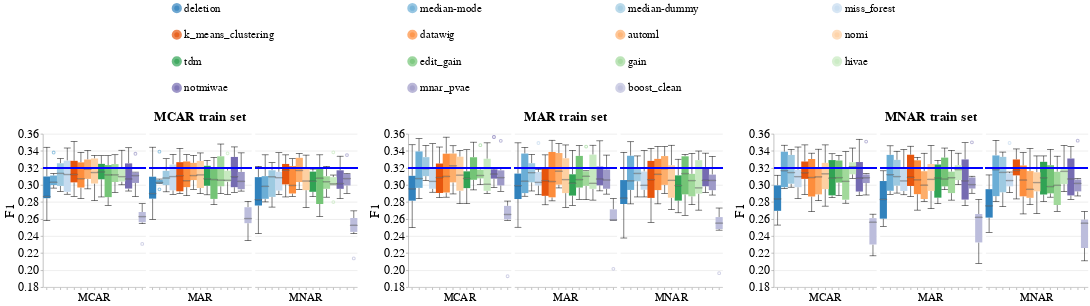

The code cell stored with this chart in its notebook:
### Code cell
create_box_plots_for_diff_imputers_v2(dataset_name=DATASET_NAME,
                                      model_name='lgbm_clf',
                                      metric_name='f1',
                                      db_client=db_client)

### Figure 1 — Vega-Lite specification as saved in the notebook (floating-point values rounded to 4 significant figures; data arrays with more than 128 entries replaced by an {"elided": "..."} marker saying what was removed)
{"config": {"view": {"continuousWidth": 400, "continuousHeight": 300, "stroke": null}, "axis": {"labelFontSize": 24, "labelFontWeight": "normal", "titleFontSize": 26, "titleFontWeight": "normal"}, "facet": {"spacing": 5}, "header": {"labelFontSize": 22, "labelOrient": "bottom", "labelPadding": 5, "titleFontSize": 26}, "legend": {"columns": 4, "direction": "horizontal", "labelFontSize": 22, "labelLimit": 400, "orient": "top", "symbolOffset": 250, "symbolStrokeWidth": 10, "titleAnchor": "middle", "titleFontSize": 24, "titleLimit": 300}, "title": {"fontSize": 26}}, "hconcat": [{"data": {"name": "data-16597822ed66829f5aa128af69dd34f2"}, "facet": {"column": {"field": "Test_Injection_Strategy", "sort": ["MCAR", "MAR", "MNAR"], "title": "MCAR train set", "type": "nominal"}}, "spec": {"layer": [{"mark": {"type": "boxplot", "median": {"stroke": "black", "strokeWidth": 0.7}, "ticks": true}, "encoding": {"color": {"field": "Null_Imputer_Name", "scale": {"scheme": "category20c"}, "sort": ["deletion", "median-mode", "median-dummy", "miss_forest", "k_means_clustering", "datawig", "automl", "nomi", "tdm", "edit_gain", "gain", "hivae", "notmiwae", "mnar_pvae"], "title": null, "type": "nominal"}, "x": {"axis": {"labels": false}, "field": "Null_Imputer_Name", "sort": ["deletion", "median-mode", "median-dummy", "miss_forest", "k_means_clustering", "datawig", "automl", "nomi", "tdm", "edit_gain", "gain", "hivae", "notmiwae", "mnar_pvae"], "title": null, "type": "nominal"}, "y": {"field": "Metric_Value", "scale": {"zero": false}, "title": "F1", "type": "quantitative"}}}, {"mark": "rule", "encoding": {"color": {"value": "blue"}, "size": {"value": 2}, "y": {"field": "Baseline_Median", "type": "quantitative"}}}], "width": 200}}, {"data": {"name": "data-72ea94f2047e1b15919035a5ccdba1cd"}, "facet": {"column": {"field": "Test_Injection_Strategy", "sort": ["MCAR", "MAR", "MNAR"], "title": "MAR train set", "type": "nominal"}}, "spec": {"layer": [{"mark": {"type": "boxplot", "median": {"stroke": "black", "strokeWidth": 0.7}, "ticks": true}, "encoding": {"color": {"field": "Null_Imputer_Name", "scale": {"scheme": "category20c"}, "sort": ["deletion", "median-mode", "median-dummy", "miss_forest", "k_means_clustering", "datawig", "automl", "nomi", "tdm", "edit_gain", "gain", "hivae", "notmiwae", "mnar_pvae"], "title": null, "type": "nominal"}, "x": {"axis": {"labels": false}, "field": "Null_Imputer_Name", "sort": ["deletion", "median-mode", "median-dummy", "miss_forest", "k_means_clustering", "datawig", "automl", "nomi", "tdm", "edit_gain", "gain", "hivae", "notmiwae", "mnar_pvae"], "title": null, "type": "nominal"}, "y": {"field": "Metric_Value", "scale": {"zero": false}, "title": "F1", "type": "quantitative"}}}, {"mark": "rule", "encoding": {"color": {"value": "blue"}, "size": {"value": 2}, "y": {"field": "Baseline_Median", "type": "quantitative"}}}], "width": 200}}, {"data": {"name": "data-455a58eb5e662c82478cba73c03f8960"}, "facet": {"column": {"field": "Test_Injection_Strategy", "sort": ["MCAR", "MAR", "MNAR"], "title": "MNAR train set", "type": "nominal"}}, "spec": {"layer": [{"mark": {"type": "boxplot", "median": {"stroke": "black", "strokeWidth": 0.7}, "ticks": true}, "encoding": {"color": {"field": "Null_Imputer_Name", "scale": {"scheme": "category20c"}, "sort": ["deletion", "median-mode", "median-dummy", "miss_forest", "k_means_clustering", "datawig", "automl", "nomi", "tdm", "edit_gain", "gain", "hivae", "notmiwae", "mnar_pvae"], "title": null, "type": "nominal"}, "x": {"axis": {"labels": false}, "field": "Null_Imputer_Name", "sort": ["deletion", "median-mode", "median-dummy", "miss_forest", "k_means_clustering", "datawig", "automl", "nomi", "tdm", "edit_gain", "gain", "hivae", "notmiwae", "mnar_pvae"], "title": null, "type": "nominal"}, "y": {"field": "Metric_Value", "scale": {"zero": false}, "title": "F1", "type": "quantitative"}}}, {"mark": "rule", "encoding": {"color": {"value": "blue"}, "size": {"value": 2}, "y": {"field": "Baseline_Median", "type": "quantitative"}}}], "width": 200}}], "resolve": {"scale": {"color": "shared", "y": "shared"}}, "$schema": "https://vega.github.io/schema/vega-lite/v4.17.0.json", "datasets": {"data-16597822ed66829f5aa128af69dd34f2": {"elided": "270 records"}, "data-72ea94f2047e1b15919035a5ccdba1cd": {"elided": "270 records"}, "data-455a58eb5e662c82478cba73c03f8960": {"elided": "270 records"}}}
